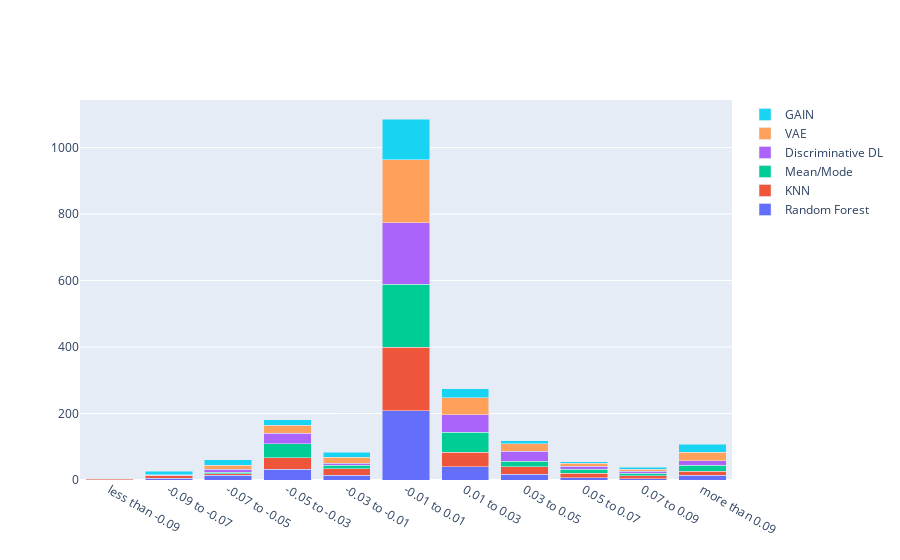

The notebook cell this image was saved under:
### Code cell
quantiles = ['less than -0.09', '-0.09 to -0.07', '-0.07 to -0.05', '-0.05 to -0.03','-0.03 to -0.01', '-0.01 to 0.01', '0.01 to 0.03', '0.03 to 0.05', '0.05 to 0.07', '0.07 to 0.09', 'more than 0.09']

fig = go.Figure(data=[
    go.Bar(name='Random Forest', x=quantiles, y=forest_freq),
    go.Bar(name='KNN', x=quantiles, y=knn_freq),
    go.Bar(name='Mean/Mode', x=quantiles, y=mode_freq),
    go.Bar(name='Discriminative DL', x=quantiles, y=dl_freq),
    go.Bar(name='VAE', x=quantiles, y=vae_freq),
    go.Bar(name='GAIN', x=quantiles, y=gain_freq)
])
# Change the bar mode
fig.update_layout(barmode='stack')
fig.show()
fig.write_image("binary_performance_difference_baseline_to_imputed_per_method.pdf")

### Figure 1 — Plotly figure (JSON) as saved in the notebook; plotly's stock layout.template omitted (floating-point values rounded to 4 significant figures)
{"data": [{"name": "Random Forest", "type": "bar", "x": ["less than -0.09", "-0.09 to -0.07", "-0.07 to -0.05", "-0.05 to -0.03", "-0.03 to -0.01", "-0.01 to 0.01", "0.01 to 0.03", "0.03 to 0.05", "0.05 to 0.07", "0.07 to 0.09", "more than 0.09"], "y": [1, 6, 14, 33, 14, 209, 40, 17, 7, 4, 15]}, {"name": "KNN", "type": "bar", "x": ["less than -0.09", "-0.09 to -0.07", "-0.07 to -0.05", "-0.05 to -0.03", "-0.03 to -0.01", "-0.01 to 0.01", "0.01 to 0.03", "0.03 to 0.05", "0.05 to 0.07", "0.07 to 0.09", "more than 0.09"], "y": [3, 7, 5, 34, 20, 191, 43, 23, 14, 9, 11]}, {"name": "Mean/Mode", "type": "bar", "x": ["less than -0.09", "-0.09 to -0.07", "-0.07 to -0.05", "-0.05 to -0.03", "-0.03 to -0.01", "-0.01 to 0.01", "0.01 to 0.03", "0.03 to 0.05", "0.05 to 0.07", "0.07 to 0.09", "more than 0.09"], "y": [0, 0, 5, 42, 11, 189, 60, 17, 11, 7, 18]}, {"name": "Discriminative DL", "type": "bar", "x": ["less than -0.09", "-0.09 to -0.07", "-0.07 to -0.05", "-0.05 to -0.03", "-0.03 to -0.01", "-0.01 to 0.01", "0.01 to 0.03", "0.03 to 0.05", "0.05 to 0.07", "0.07 to 0.09", "more than 0.09"], "y": [0, 1, 8, 31, 6, 185, 53, 29, 10, 6, 14]}, {"name": "VAE", "type": "bar", "x": ["less than -0.09", "-0.09 to -0.07", "-0.07 to -0.05", "-0.05 to -0.03", "-0.03 to -0.01", "-0.01 to 0.01", "0.01 to 0.03", "0.03 to 0.05", "0.05 to 0.07", "0.07 to 0.09", "more than 0.09"], "y": [0, 2, 12, 24, 18, 190, 52, 23, 8, 6, 25]}, {"name": "GAIN", "type": "bar", "x": ["less than -0.09", "-0.09 to -0.07", "-0.07 to -0.05", "-0.05 to -0.03", "-0.03 to -0.01", "-0.01 to 0.01", "0.01 to 0.03", "0.03 to 0.05", "0.05 to 0.07", "0.07 to 0.09", "more than 0.09"], "y": [0, 10, 17, 17, 14, 122, 27, 9, 5, 7, 25]}], "layout": {"barmode": "stack"}}
